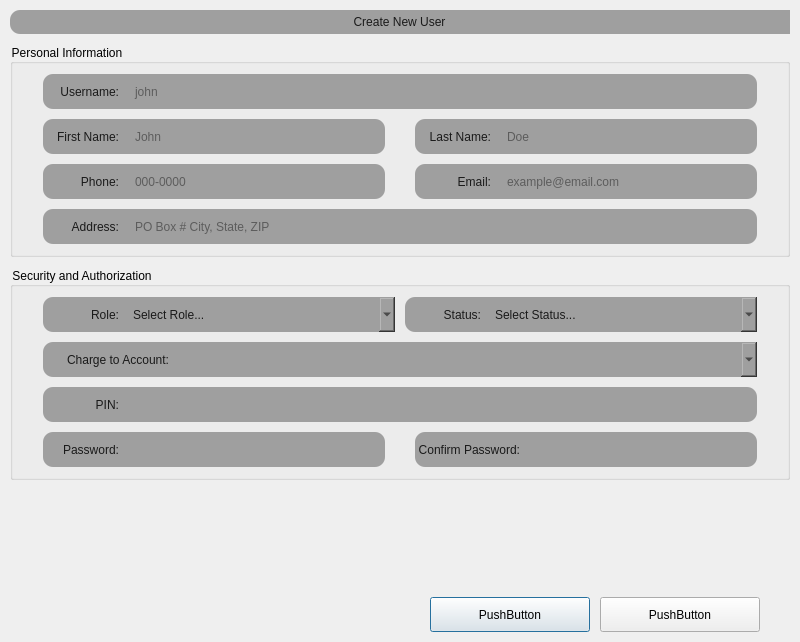
<?xml version="1.0" encoding="UTF-8"?>
<ui version="4.0">
 <class>CreateUserDialog</class>
 <widget class="QDialog" name="CreateUserDialog">
  <property name="geometry">
   <rect>
    <x>0</x>
    <y>0</y>
    <width>800</width>
    <height>642</height>
   </rect>
  </property>
  <property name="maximumSize">
   <size>
    <width>800</width>
    <height>16777215</height>
   </size>
  </property>
  <property name="windowTitle">
   <string>Create New User Form</string>
  </property>
  <property name="styleSheet">
   <string notr="true">QWidget {
	font-family: &quot;Lexend&quot;;
	font-size: 12px;
/*	border: 1px solid white;*/
}

QLabel {
	background-color: #9f9f9f;
	border: None;
	border-top-left-radius: 10px;
	border-bottom-left-radius: 10px;
	padding-right: 1px;
	color: #1a1a1a;
}
QLineEdit {
	background-color: #9f9f9f;
	border: None;
	border-top-right-radius: 10px;
	border-bottom-right-radius: 10px;
	padding-left: 10px;
	color: #1a1a1a;
}
QComboBox {
	background-color: #9f9f9f;
	border: None;
	border-top-right-radius: 10px;
	border-bottom-right-radius: 10px;
	padding-left: 10px;
	color: #1a1a1a;
}</string>
  </property>
  <layout class="QVBoxLayout" name="verticalLayout_5">
   <property name="spacing">
    <number>10</number>
   </property>
   <property name="leftMargin">
    <number>10</number>
   </property>
   <property name="topMargin">
    <number>10</number>
   </property>
   <property name="rightMargin">
    <number>10</number>
   </property>
   <property name="bottomMargin">
    <number>10</number>
   </property>
   <item>
    <widget class="QWidget" name="widget" native="true">
     <layout class="QVBoxLayout" name="verticalLayout_4">
      <property name="spacing">
       <number>10</number>
      </property>
      <property name="leftMargin">
       <number>0</number>
      </property>
      <property name="topMargin">
       <number>0</number>
      </property>
      <property name="rightMargin">
       <number>0</number>
      </property>
      <property name="bottomMargin">
       <number>0</number>
      </property>
      <item>
       <widget class="QWidget" name="widget_3" native="true">
        <property name="minimumSize">
         <size>
          <width>0</width>
          <height>24</height>
         </size>
        </property>
        <property name="maximumSize">
         <size>
          <width>16777215</width>
          <height>24</height>
         </size>
        </property>
        <layout class="QHBoxLayout" name="horizontalLayout_16">
         <property name="spacing">
          <number>10</number>
         </property>
         <property name="leftMargin">
          <number>0</number>
         </property>
         <property name="topMargin">
          <number>0</number>
         </property>
         <property name="rightMargin">
          <number>0</number>
         </property>
         <property name="bottomMargin">
          <number>0</number>
         </property>
         <item>
          <widget class="QLabel" name="lb_title_label">
           <property name="minimumSize">
            <size>
             <width>0</width>
             <height>24</height>
            </size>
           </property>
           <property name="maximumSize">
            <size>
             <width>16777215</width>
             <height>24</height>
            </size>
           </property>
           <property name="text">
            <string>Create New User</string>
           </property>
           <property name="alignment">
            <set>Qt::AlignmentFlag::AlignCenter</set>
           </property>
          </widget>
         </item>
        </layout>
       </widget>
      </item>
      <item>
       <widget class="QWidget" name="widget_4" native="true">
        <layout class="QVBoxLayout" name="verticalLayout_3">
         <property name="spacing">
          <number>10</number>
         </property>
         <property name="leftMargin">
          <number>0</number>
         </property>
         <property name="topMargin">
          <number>0</number>
         </property>
         <property name="rightMargin">
          <number>0</number>
         </property>
         <property name="bottomMargin">
          <number>0</number>
         </property>
         <item>
          <widget class="QGroupBox" name="grp_personal_info">
           <property name="title">
            <string>Personal Information</string>
           </property>
           <property name="alignment">
            <set>Qt::AlignmentFlag::AlignLeading|Qt::AlignmentFlag::AlignLeft|Qt::AlignmentFlag::AlignVCenter</set>
           </property>
           <property name="flat">
            <bool>false</bool>
           </property>
           <layout class="QVBoxLayout" name="verticalLayout_2">
            <property name="spacing">
             <number>10</number>
            </property>
            <property name="leftMargin">
             <number>30</number>
            </property>
            <property name="topMargin">
             <number>10</number>
            </property>
            <property name="rightMargin">
             <number>30</number>
            </property>
            <property name="bottomMargin">
             <number>10</number>
            </property>
            <item>
             <layout class="QHBoxLayout" name="horizontalLayout">
              <property name="spacing">
               <number>0</number>
              </property>
              <item>
               <widget class="QLabel" name="lb_username">
                <property name="minimumSize">
                 <size>
                  <width>80</width>
                  <height>35</height>
                 </size>
                </property>
                <property name="maximumSize">
                 <size>
                  <width>80</width>
                  <height>35</height>
                 </size>
                </property>
                <property name="text">
                 <string>Username:</string>
                </property>
                <property name="alignment">
                 <set>Qt::AlignmentFlag::AlignRight|Qt::AlignmentFlag::AlignTrailing|Qt::AlignmentFlag::AlignVCenter</set>
                </property>
               </widget>
              </item>
              <item>
               <widget class="QLineEdit" name="le_usename">
                <property name="minimumSize">
                 <size>
                  <width>0</width>
                  <height>35</height>
                 </size>
                </property>
                <property name="maximumSize">
                 <size>
                  <width>16777215</width>
                  <height>35</height>
                 </size>
                </property>
                <property name="placeholderText">
                 <string>john</string>
                </property>
               </widget>
              </item>
             </layout>
            </item>
            <item>
             <layout class="QHBoxLayout" name="horizontalLayout_14">
              <property name="spacing">
               <number>30</number>
              </property>
              <item>
               <layout class="QHBoxLayout" name="horizontalLayout_2">
                <property name="spacing">
                 <number>0</number>
                </property>
                <item>
                 <widget class="QLabel" name="lb_first_name">
                  <property name="minimumSize">
                   <size>
                    <width>80</width>
                    <height>35</height>
                   </size>
                  </property>
                  <property name="maximumSize">
                   <size>
                    <width>80</width>
                    <height>35</height>
                   </size>
                  </property>
                  <property name="text">
                   <string>First Name:</string>
                  </property>
                  <property name="alignment">
                   <set>Qt::AlignmentFlag::AlignRight|Qt::AlignmentFlag::AlignTrailing|Qt::AlignmentFlag::AlignVCenter</set>
                  </property>
                 </widget>
                </item>
                <item>
                 <widget class="QLineEdit" name="le_first_name">
                  <property name="minimumSize">
                   <size>
                    <width>0</width>
                    <height>35</height>
                   </size>
                  </property>
                  <property name="maximumSize">
                   <size>
                    <width>16777215</width>
                    <height>35</height>
                   </size>
                  </property>
                  <property name="placeholderText">
                   <string>John</string>
                  </property>
                 </widget>
                </item>
               </layout>
              </item>
              <item>
               <layout class="QHBoxLayout" name="horizontalLayout_3">
                <property name="spacing">
                 <number>0</number>
                </property>
                <item>
                 <widget class="QLabel" name="lb_last_name">
                  <property name="minimumSize">
                   <size>
                    <width>80</width>
                    <height>35</height>
                   </size>
                  </property>
                  <property name="maximumSize">
                   <size>
                    <width>80</width>
                    <height>35</height>
                   </size>
                  </property>
                  <property name="text">
                   <string>Last Name:</string>
                  </property>
                  <property name="alignment">
                   <set>Qt::AlignmentFlag::AlignRight|Qt::AlignmentFlag::AlignTrailing|Qt::AlignmentFlag::AlignVCenter</set>
                  </property>
                 </widget>
                </item>
                <item>
                 <widget class="QLineEdit" name="le_last_name">
                  <property name="minimumSize">
                   <size>
                    <width>0</width>
                    <height>35</height>
                   </size>
                  </property>
                  <property name="maximumSize">
                   <size>
                    <width>16777215</width>
                    <height>35</height>
                   </size>
                  </property>
                  <property name="placeholderText">
                   <string>Doe</string>
                  </property>
                 </widget>
                </item>
               </layout>
              </item>
             </layout>
            </item>
            <item>
             <layout class="QHBoxLayout" name="horizontalLayout_17">
              <property name="spacing">
               <number>30</number>
              </property>
              <item>
               <layout class="QHBoxLayout" name="horizontalLayout_8">
                <property name="spacing">
                 <number>0</number>
                </property>
                <item>
                 <widget class="QLabel" name="lb_phone">
                  <property name="minimumSize">
                   <size>
                    <width>80</width>
                    <height>35</height>
                   </size>
                  </property>
                  <property name="maximumSize">
                   <size>
                    <width>80</width>
                    <height>35</height>
                   </size>
                  </property>
                  <property name="text">
                   <string>Phone:</string>
                  </property>
                  <property name="alignment">
                   <set>Qt::AlignmentFlag::AlignRight|Qt::AlignmentFlag::AlignTrailing|Qt::AlignmentFlag::AlignVCenter</set>
                  </property>
                 </widget>
                </item>
                <item>
                 <widget class="QLineEdit" name="le_phone">
                  <property name="minimumSize">
                   <size>
                    <width>0</width>
                    <height>35</height>
                   </size>
                  </property>
                  <property name="maximumSize">
                   <size>
                    <width>16777215</width>
                    <height>35</height>
                   </size>
                  </property>
                  <property name="placeholderText">
                   <string>000-0000</string>
                  </property>
                 </widget>
                </item>
               </layout>
              </item>
              <item>
               <layout class="QHBoxLayout" name="horizontalLayout_9">
                <property name="spacing">
                 <number>0</number>
                </property>
                <item>
                 <widget class="QLabel" name="lb_email">
                  <property name="minimumSize">
                   <size>
                    <width>80</width>
                    <height>35</height>
                   </size>
                  </property>
                  <property name="maximumSize">
                   <size>
                    <width>80</width>
                    <height>35</height>
                   </size>
                  </property>
                  <property name="text">
                   <string>Email:</string>
                  </property>
                  <property name="alignment">
                   <set>Qt::AlignmentFlag::AlignRight|Qt::AlignmentFlag::AlignTrailing|Qt::AlignmentFlag::AlignVCenter</set>
                  </property>
                 </widget>
                </item>
                <item>
                 <widget class="QLineEdit" name="le_email">
                  <property name="minimumSize">
                   <size>
                    <width>0</width>
                    <height>35</height>
                   </size>
                  </property>
                  <property name="maximumSize">
                   <size>
                    <width>16777215</width>
                    <height>35</height>
                   </size>
                  </property>
                  <property name="placeholderText">
                   <string>example@email.com</string>
                  </property>
                 </widget>
                </item>
               </layout>
              </item>
             </layout>
            </item>
            <item>
             <layout class="QHBoxLayout" name="horizontalLayout_10">
              <property name="spacing">
               <number>0</number>
              </property>
              <item>
               <widget class="QLabel" name="lb_address">
                <property name="minimumSize">
                 <size>
                  <width>80</width>
                  <height>35</height>
                 </size>
                </property>
                <property name="maximumSize">
                 <size>
                  <width>80</width>
                  <height>35</height>
                 </size>
                </property>
                <property name="text">
                 <string>Address:</string>
                </property>
                <property name="alignment">
                 <set>Qt::AlignmentFlag::AlignRight|Qt::AlignmentFlag::AlignTrailing|Qt::AlignmentFlag::AlignVCenter</set>
                </property>
               </widget>
              </item>
              <item>
               <widget class="QLineEdit" name="le_address">
                <property name="minimumSize">
                 <size>
                  <width>0</width>
                  <height>35</height>
                 </size>
                </property>
                <property name="maximumSize">
                 <size>
                  <width>16777215</width>
                  <height>35</height>
                 </size>
                </property>
                <property name="placeholderText">
                 <string>PO Box # City, State, ZIP</string>
                </property>
               </widget>
              </item>
             </layout>
            </item>
           </layout>
          </widget>
         </item>
         <item>
          <widget class="QGroupBox" name="grp_auth_security">
           <property name="title">
            <string>Security and Authorization</string>
           </property>
           <property name="flat">
            <bool>false</bool>
           </property>
           <property name="checkable">
            <bool>false</bool>
           </property>
           <layout class="QVBoxLayout" name="verticalLayout">
            <property name="spacing">
             <number>10</number>
            </property>
            <property name="leftMargin">
             <number>30</number>
            </property>
            <property name="topMargin">
             <number>10</number>
            </property>
            <property name="rightMargin">
             <number>30</number>
            </property>
            <property name="bottomMargin">
             <number>10</number>
            </property>
            <item>
             <layout class="QHBoxLayout" name="horizontalLayout_18">
              <item>
               <layout class="QHBoxLayout" name="horizontalLayout_4">
                <property name="spacing">
                 <number>0</number>
                </property>
                <item>
                 <widget class="QLabel" name="lb_role">
                  <property name="minimumSize">
                   <size>
                    <width>80</width>
                    <height>35</height>
                   </size>
                  </property>
                  <property name="maximumSize">
                   <size>
                    <width>80</width>
                    <height>35</height>
                   </size>
                  </property>
                  <property name="text">
                   <string>Role:</string>
                  </property>
                  <property name="alignment">
                   <set>Qt::AlignmentFlag::AlignRight|Qt::AlignmentFlag::AlignTrailing|Qt::AlignmentFlag::AlignVCenter</set>
                  </property>
                 </widget>
                </item>
                <item>
                 <widget class="QComboBox" name="cb_role">
                  <property name="minimumSize">
                   <size>
                    <width>0</width>
                    <height>35</height>
                   </size>
                  </property>
                  <property name="maximumSize">
                   <size>
                    <width>16777215</width>
                    <height>35</height>
                   </size>
                  </property>
                  <property name="placeholderText">
                   <string>Select Role...</string>
                  </property>
                 </widget>
                </item>
               </layout>
              </item>
              <item>
               <layout class="QHBoxLayout" name="horizontalLayout_12">
                <property name="spacing">
                 <number>0</number>
                </property>
                <item>
                 <widget class="QLabel" name="lb_status">
                  <property name="minimumSize">
                   <size>
                    <width>80</width>
                    <height>35</height>
                   </size>
                  </property>
                  <property name="maximumSize">
                   <size>
                    <width>80</width>
                    <height>35</height>
                   </size>
                  </property>
                  <property name="text">
                   <string>Status:</string>
                  </property>
                  <property name="alignment">
                   <set>Qt::AlignmentFlag::AlignRight|Qt::AlignmentFlag::AlignTrailing|Qt::AlignmentFlag::AlignVCenter</set>
                  </property>
                 </widget>
                </item>
                <item>
                 <widget class="QComboBox" name="cb_status">
                  <property name="minimumSize">
                   <size>
                    <width>0</width>
                    <height>35</height>
                   </size>
                  </property>
                  <property name="maximumSize">
                   <size>
                    <width>16777215</width>
                    <height>35</height>
                   </size>
                  </property>
                  <property name="placeholderText">
                   <string>Select Status...</string>
                  </property>
                 </widget>
                </item>
               </layout>
              </item>
             </layout>
            </item>
            <item>
             <layout class="QHBoxLayout" name="horizontalLayout_11">
              <property name="spacing">
               <number>0</number>
              </property>
              <item>
               <widget class="QLabel" name="lb_charge_account">
                <property name="minimumSize">
                 <size>
                  <width>130</width>
                  <height>35</height>
                 </size>
                </property>
                <property name="maximumSize">
                 <size>
                  <width>130</width>
                  <height>35</height>
                 </size>
                </property>
                <property name="text">
                 <string>Charge to Account:</string>
                </property>
                <property name="alignment">
                 <set>Qt::AlignmentFlag::AlignRight|Qt::AlignmentFlag::AlignTrailing|Qt::AlignmentFlag::AlignVCenter</set>
                </property>
               </widget>
              </item>
              <item>
               <widget class="QComboBox" name="cb_charge_account">
                <property name="minimumSize">
                 <size>
                  <width>0</width>
                  <height>35</height>
                 </size>
                </property>
                <property name="maximumSize">
                 <size>
                  <width>16777215</width>
                  <height>35</height>
                 </size>
                </property>
               </widget>
              </item>
             </layout>
            </item>
            <item>
             <layout class="QHBoxLayout" name="horizontalLayout_5">
              <property name="spacing">
               <number>0</number>
              </property>
              <item>
               <widget class="QLabel" name="lb_pin">
                <property name="minimumSize">
                 <size>
                  <width>80</width>
                  <height>35</height>
                 </size>
                </property>
                <property name="maximumSize">
                 <size>
                  <width>80</width>
                  <height>35</height>
                 </size>
                </property>
                <property name="text">
                 <string>PIN:</string>
                </property>
                <property name="alignment">
                 <set>Qt::AlignmentFlag::AlignRight|Qt::AlignmentFlag::AlignTrailing|Qt::AlignmentFlag::AlignVCenter</set>
                </property>
               </widget>
              </item>
              <item>
               <widget class="QLineEdit" name="le_pin">
                <property name="minimumSize">
                 <size>
                  <width>0</width>
                  <height>35</height>
                 </size>
                </property>
                <property name="maximumSize">
                 <size>
                  <width>16777215</width>
                  <height>35</height>
                 </size>
                </property>
               </widget>
              </item>
             </layout>
            </item>
            <item>
             <layout class="QHBoxLayout" name="horizontalLayout_13">
              <property name="spacing">
               <number>30</number>
              </property>
              <item>
               <layout class="QHBoxLayout" name="horizontalLayout_6">
                <property name="spacing">
                 <number>0</number>
                </property>
                <item>
                 <widget class="QLabel" name="lb_password">
                  <property name="minimumSize">
                   <size>
                    <width>80</width>
                    <height>35</height>
                   </size>
                  </property>
                  <property name="maximumSize">
                   <size>
                    <width>80</width>
                    <height>35</height>
                   </size>
                  </property>
                  <property name="text">
                   <string>Password:</string>
                  </property>
                  <property name="alignment">
                   <set>Qt::AlignmentFlag::AlignRight|Qt::AlignmentFlag::AlignTrailing|Qt::AlignmentFlag::AlignVCenter</set>
                  </property>
                 </widget>
                </item>
                <item>
                 <widget class="QLineEdit" name="le_password">
                  <property name="minimumSize">
                   <size>
                    <width>0</width>
                    <height>35</height>
                   </size>
                  </property>
                  <property name="maximumSize">
                   <size>
                    <width>16777215</width>
                    <height>35</height>
                   </size>
                  </property>
                 </widget>
                </item>
               </layout>
              </item>
              <item>
               <layout class="QHBoxLayout" name="horizontalLayout_7">
                <property name="spacing">
                 <number>0</number>
                </property>
                <item>
                 <widget class="QLabel" name="lb_password_2">
                  <property name="minimumSize">
                   <size>
                    <width>100</width>
                    <height>35</height>
                   </size>
                  </property>
                  <property name="maximumSize">
                   <size>
                    <width>130</width>
                    <height>35</height>
                   </size>
                  </property>
                  <property name="text">
                   <string>Confirm Password:</string>
                  </property>
                  <property name="alignment">
                   <set>Qt::AlignmentFlag::AlignRight|Qt::AlignmentFlag::AlignTrailing|Qt::AlignmentFlag::AlignVCenter</set>
                  </property>
                 </widget>
                </item>
                <item>
                 <widget class="QLineEdit" name="le_password_2">
                  <property name="minimumSize">
                   <size>
                    <width>0</width>
                    <height>35</height>
                   </size>
                  </property>
                  <property name="maximumSize">
                   <size>
                    <width>16777215</width>
                    <height>35</height>
                   </size>
                  </property>
                 </widget>
                </item>
               </layout>
              </item>
             </layout>
            </item>
           </layout>
          </widget>
         </item>
        </layout>
       </widget>
      </item>
     </layout>
    </widget>
   </item>
   <item>
    <spacer name="verticalSpacer">
     <property name="orientation">
      <enum>Qt::Orientation::Vertical</enum>
     </property>
     <property name="sizeHint" stdset="0">
      <size>
       <width>20</width>
       <height>40</height>
      </size>
     </property>
    </spacer>
   </item>
   <item>
    <widget class="QWidget" name="widget_2" native="true">
     <property name="minimumSize">
      <size>
       <width>0</width>
       <height>35</height>
      </size>
     </property>
     <property name="maximumSize">
      <size>
       <width>16777215</width>
       <height>35</height>
      </size>
     </property>
     <layout class="QHBoxLayout" name="horizontalLayout_15">
      <property name="spacing">
       <number>10</number>
      </property>
      <property name="leftMargin">
       <number>30</number>
      </property>
      <property name="topMargin">
       <number>0</number>
      </property>
      <property name="rightMargin">
       <number>30</number>
      </property>
      <property name="bottomMargin">
       <number>0</number>
      </property>
      <item>
       <spacer name="horizontalSpacer">
        <property name="orientation">
         <enum>Qt::Orientation::Horizontal</enum>
        </property>
        <property name="sizeHint" stdset="0">
         <size>
          <width>40</width>
          <height>20</height>
         </size>
        </property>
       </spacer>
      </item>
      <item>
       <widget class="QPushButton" name="pushButton">
        <property name="minimumSize">
         <size>
          <width>160</width>
          <height>35</height>
         </size>
        </property>
        <property name="maximumSize">
         <size>
          <width>160</width>
          <height>35</height>
         </size>
        </property>
        <property name="text">
         <string>PushButton</string>
        </property>
       </widget>
      </item>
      <item>
       <widget class="QPushButton" name="pushButton_2">
        <property name="minimumSize">
         <size>
          <width>160</width>
          <height>35</height>
         </size>
        </property>
        <property name="maximumSize">
         <size>
          <width>160</width>
          <height>35</height>
         </size>
        </property>
        <property name="text">
         <string>PushButton</string>
        </property>
       </widget>
      </item>
     </layout>
    </widget>
   </item>
  </layout>
 </widget>
 <resources/>
 <connections/>
</ui>
